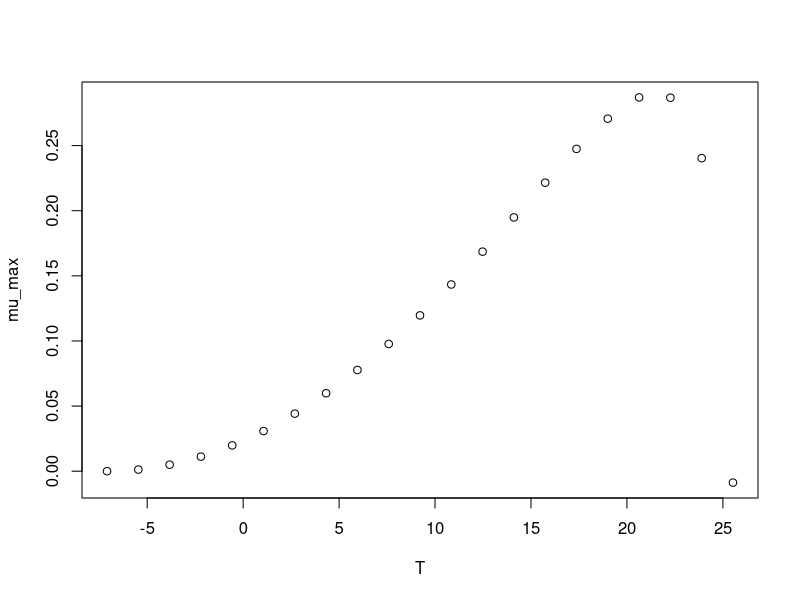

Write the R code that produced this figure.
#############################
# start of Parameter script
#############################
T <- seq(-7.09290709290709,25.5255,length.out=21)
#############################
# end of Parameter script
#############################
############################# 
# start of Model script Gropin ID 394 
#############################
 
# constant coefficients for this model
 
variables <- data.frame(T)
argumentsPar <- expand.grid(variables)
 
# heart of the model
response_surface <- function(T) {
   mumax <-(2.9*(10^-1)*(T-25.5)*((T+7.1)^2))/((21.5+7.1)*((21.5+7.1)*(T-21.5)-(21.5-25.5)*(21.5-7.1-2*T)))

return(mumax=mumax)
} 

# output parameters
mumax <- cbind(argumentsPar,response_surface(argumentsPar['T']))
colnames(mumax) <- c(colnames(argumentsPar),'mumax')
#############################
# End of Model script
#############################
############################# 
# start of Visualisation script Gropin ID 394 
#############################
plot(T,mumax$mumax,
                          xlab='T',
                          ylab='mu_max')
#############################
# End of Visualisation script
#############################
